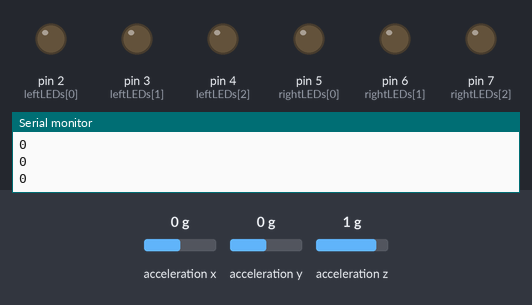
Bench run of a sketch on a simulated Arduino Uno, built with avr-gcc and run on an emulated ATmega328P. Shown: output pins drawn as LEDs (lit = HIGH), the last lines printed to the serial monitor. Wiring (inferred from the names in the program): ADXL345 accelerometer at I2C address 0x53. Inputs (shaded band) come from the test bench; at power-on: acceleration x 0 g, acceleration y 0 g, acceleration z 1 g.

Above: at 1.2 s.
1.3 s: acceleration x set to -0.4 g
2.8 s: acceleration x set to -0.7 g
At 3.1 s:
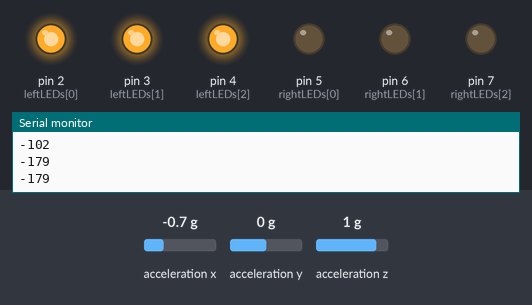
4.3 s: acceleration x set to 0.8 g
At 5.6 s:
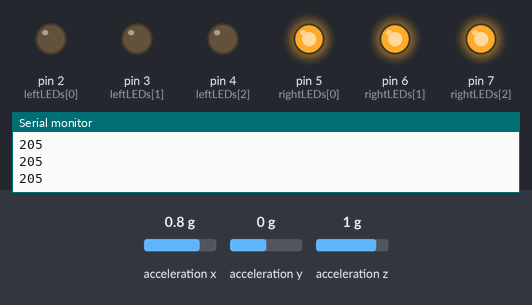
5.9 s: acceleration x set to 0.7 g
7.4 s: acceleration x set to 0.4 g
At 8.6 s:
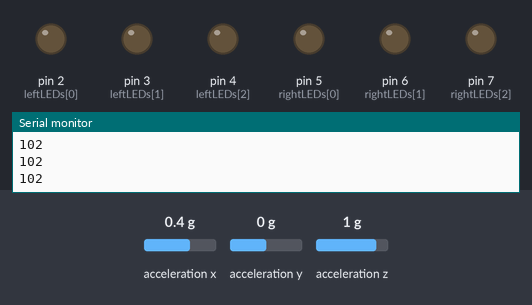
8.9 s: acceleration x set to -1.4 g
At 10.3 s:
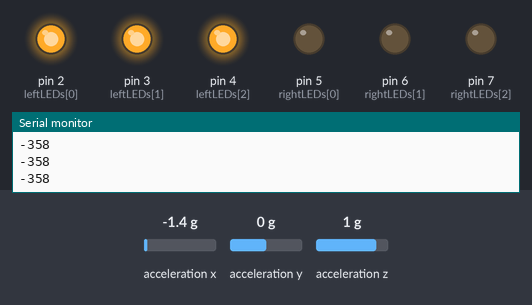
Timing chart, 0 to 11.5 s (numbered marks = the images above; inputs shaded):
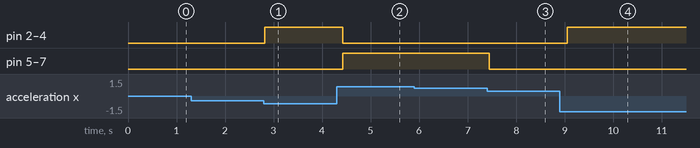

Measured:
- the behaviour switches between -0.5 and -0.6 g on acceleration x (found by bisection; images 0 and 1)
- the behaviour switches between 0.6 and 0.5 g on acceleration x (found by bisection; images 2 and 3)
- after the input at 2.8 s, pin 2 (leftLEDs[0]), pin 3 (leftLEDs[1]), pin 4 (leftLEDs[2]): LOW → HIGH at once
- after the input at 4.3 s, pin 2 (leftLEDs[0]), pin 3 (leftLEDs[1]), pin 4 (leftLEDs[2]): HIGH → LOW after 0.13 s; pin 5 (rightLEDs[0]), pin 6 (rightLEDs[1]), pin 7 (rightLEDs[2]): LOW → HIGH after 0.13 s
- after the input at 7.4 s, pin 5 (rightLEDs[0]), pin 6 (rightLEDs[1]), pin 7 (rightLEDs[2]): HIGH → LOW at once
- after the input at 8.9 s, pin 2 (leftLEDs[0]), pin 3 (leftLEDs[1]), pin 4 (leftLEDs[2]): LOW → HIGH after 0.15 s

The sketch:

Tilt-Based_LED_Direction_Indicator.ino
```cpp
#include <Wire.h>

#define ADXL345_ADDR 0x53

// LED Pins
int leftLEDs[] = {2, 3, 4};
int rightLEDs[] = {5, 6, 7};

int16_t X_out;

void setup() {
  Wire.begin();
  Serial.begin(9600);

  // Initialize ADXL345
  Wire.beginTransmission(ADXL345_ADDR);
  Wire.write(0x2D); // Power register
  Wire.write(8);    // Enable measurement
  Wire.endTransmission();

  // Set LED pins as output
  for (int i = 0; i < 3; i++) {
    pinMode(leftLEDs[i], OUTPUT);
    pinMode(rightLEDs[i], OUTPUT);
  }
}

void loop() {
  // Read X-axis data
  Wire.beginTransmission(ADXL345_ADDR);
  Wire.write(0x32);
  Wire.endTransmission(false);
  Wire.requestFrom(ADXL345_ADDR, 6, true);

  X_out = Wire.read() | Wire.read() << 8;

  Serial.println(X_out);

  int threshold = 150; // Adjust sensitivity

  if (X_out < -threshold) {
    // LEFT tilt → Left LEDs ON
    for (int i = 0; i < 3; i++) {
      digitalWrite(leftLEDs[i], HIGH);
      digitalWrite(rightLEDs[i], LOW);
    }
  }
  else if (X_out > threshold) {
    // RIGHT tilt → Right LEDs ON
    for (int i = 0; i < 3; i++) {
      digitalWrite(rightLEDs[i], HIGH);
      digitalWrite(leftLEDs[i], LOW);
    }
  }
  else {
    // Neutral → All OFF
    for (int i = 0; i < 3; i++) {
      digitalWrite(leftLEDs[i], LOW);
      digitalWrite(rightLEDs[i], LOW);
    }
  }

  delay(200);
}
```
